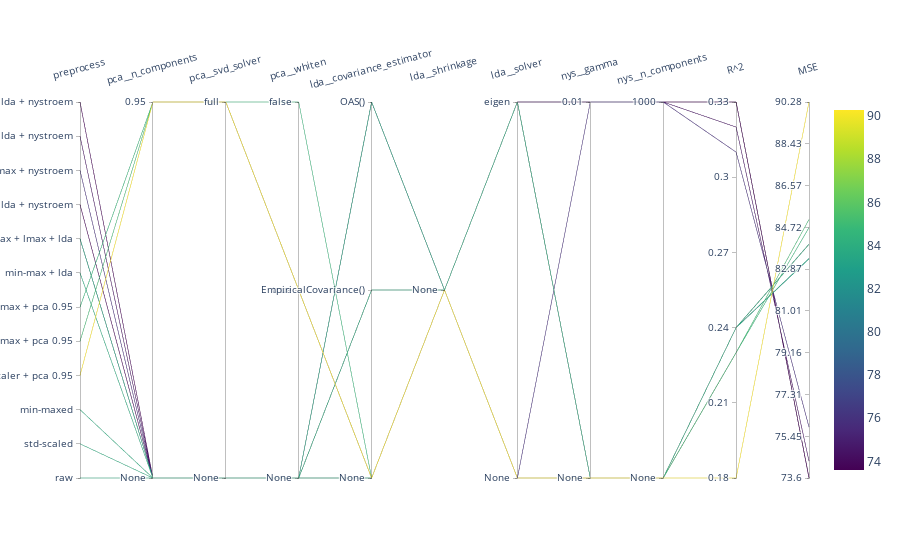

The notebook cell saved with this chart:
### Code cell
show_parallel_plot(1, name_estimator)

### Figure 1 — Plotly figure (JSON) as saved in the notebook; plotly's stock layout.template omitted (floating-point values rounded to 4 significant figures)
{"data": [{"dimensions": [{"label": "preprocess", "ticktext": ["raw", "std-scaled", "min-maxed", "std-scaler + pca 0.95", "min-max + pca 0.95", "min-max + lmax + pca 0.95", "min-max + lda", "min-max + lmax + lda", "min-max + lmax + lda + nystroem", "min-max + nystroem", "std-scaler + lda + nystroem", "min-max + lda + nystroem"], "tickvals": [0, 1, 2, 3, 4, 5, 6, 7, 8, 9, 10, 11], "values": [0, 1, 2, 3, 4, 5, 6, 7, 8, 9, 10, 11, 7]}, {"label": "pca__n_components", "ticktext": ["None", 0.95], "tickvals": [0, 1], "values": [0, 0, 0, 1, 1, 1, 0, 0, 0, 0, 0, 0, 0]}, {"label": "pca__svd_solver", "ticktext": ["None", "full"], "tickvals": [0, 1], "values": [0, 0, 0, 1, 1, 1, 0, 0, 0, 0, 0, 0, 0]}, {"label": "pca__whiten", "ticktext": ["None", true, false], "tickvals": [0, 1, 2], "values": [0, 0, 0, 1, 1, 2, 0, 0, 0, 0, 0, 0, 0]}, {"label": "lda__covariance_estimator", "ticktext": ["None", "EmpiricalCovariance()", "OAS()"], "tickvals": [0, 1, 2], "values": [0, 0, 0, 0, 0, 0, 1, 1, 2, 0, 2, 2, 2]}, {"label": "lda__shrinkage", "ticktext": ["None"], "tickvals": [0], "values": [0, 0, 0, 0, 0, 0, 0, 0, 0, 0, 0, 0, 0]}, {"label": "lda__solver", "ticktext": ["None", "eigen"], "tickvals": [0, 1], "values": [0, 0, 0, 0, 0, 0, 1, 1, 1, 0, 1, 1, 1]}, {"label": "nys__gamma", "ticktext": ["None", 0.01], "tickvals": [0, 1], "values": [0, 0, 0, 0, 0, 0, 0, 0, 1, 1, 1, 1, 0]}, {"label": "nys__n_components", "ticktext": ["None", 1000], "tickvals": [0, 1], "values": [0, 0, 0, 0, 0, 0, 0, 0, 1, 1, 1, 1, 0]}, {"label": "R^2", "tickvals": [0.18, 0.21, 0.24, 0.27, 0.3, 0.33], "values": [0.24, 0.24, 0.24, 0.18, 0.23, 0.23, 0.24, 0.24, 0.33, 0.31, 0.32, 0.33, 0.24]}, {"label": "MSE", "tickvals": [73.6, 75.45, 77.31, 79.16, 81.01, 82.87, 84.72, 86.57, 88.43, 90.28], "values": [83.97, 83.97, 83.97, 90.28, 85.07, 84.71, 83.97, 83.32, 73.62, 75.86, 74.35, 73.6, 83.34]}], "labelangle": -15, "line": {"color": [83.97, 83.97, 83.97, 90.28, 85.07, 84.71, 83.97, 83.32, 73.62, 75.86, 74.35, 73.6, 83.34], "colorscale": [[0, "#440154"], [0.1111, "#482878"], [0.2222, "#3e4989"], [0.3333, "#31688e"], [0.4444, "#26828e"], [0.5556, "#1f9e89"], [0.6667, "#35b779"], [0.7778, "#6ece58"], [0.8889, "#b5de2b"], [1, "#fde725"]], "showscale": true}, "type": "parcoords"}], "layout": {}}
